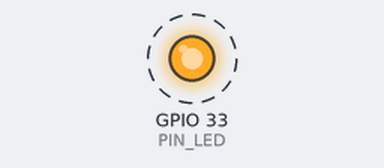
The sketch below on a simulated ESP32. Shown: output pins drawn as LEDs (lit = HIGH). Dashed ring = blinking.

Above: at 0.5 s.
Timing chart, 0 to 4.6 s (numbered marks = the images above):
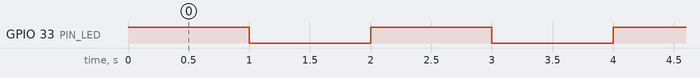

Measured:
- by itself, GPIO 33 (PIN_LED): alternates HIGH for 1.0 s and LOW for 1.0 s

The sketch:

blink.ino
```cpp
#define PIN_LED 33

// the setup function runs once when you press reset or power the board
void setup() {
  // initialize digital pin LED_BUILTIN as an output.
  pinMode(PIN_LED, OUTPUT);
}

// the loop function runs over and over again forever
void loop() {
  digitalWrite(PIN_LED, HIGH);
  delay(1000);
  digitalWrite(PIN_LED, LOW);
  delay(1000);
}
```
